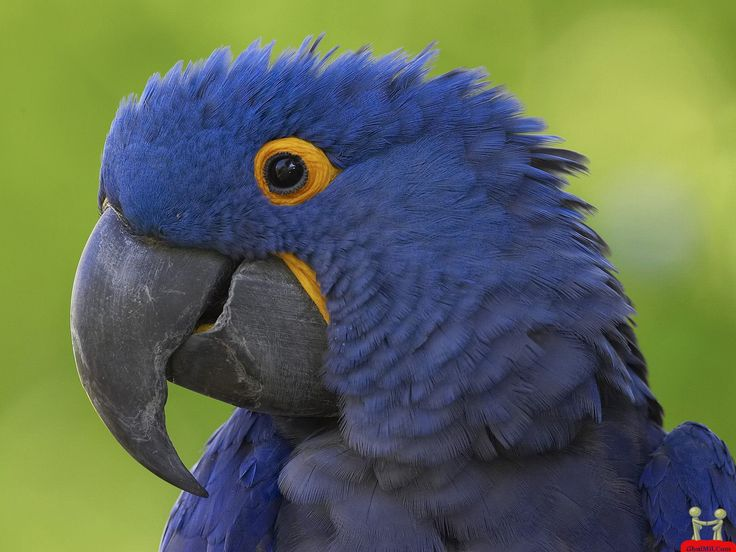
#> input picture ghulmil_com.jpg, 736 x 552 px
$ python image-to-mem_gif.py ghulmil_com.jpg
#> lines starting #> are read from the running program, lines starting #| are printed output that depends on the picture
#!/usr/bin/env python

# vim: set ai et ts=4 sw=4:


from PIL import Image
from PIL import ImageSequence
import sys
import os


if len(sys.argv) < 2:
    print("Usage: {} <image-file>".format(sys.argv[0]))
    sys.exit(1)

fname = sys.argv[1]
clear_name=fname[0:fname.index('.')] #名字去除后缀.gif
# print(fname[0])
print(fname[0:fname.index('.')])
# L.index(2)

img = Image.open(fname)
#> img is the input picture: PIL image 736x552 RGB; mean R, G, B 92.5, 104.9, 86.3
img_list=[]
i = 0
for frame in ImageSequence.Iterator(img):
    frame = frame.convert('RGB')
    resized_image = frame.resize((128, int(frame.size[1] * 128 / frame.size[0])))
    resized_image.save("resized_image%d.png" % i)
    img_list.append(resized_image)
    i += 1
#> this loop made 1 pass
#> i on pass 1: 1
#> pass 1, `resized_image = frame.resize((128, int(frame.size[1] * 128 / frame.siz..`:
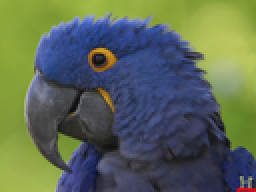
#> resized_image: PIL image 128x96 RGB (shown 2 times larger); mean R, G, B 92.5, 104.9, 86.3
#> after the loop, i = 1; img_list = 1 item
img_numbers=i
#> img_numbers = 1
print(img_list)
#| [<PIL.Image.Image image mode=RGB size=128x96 at 0x7FB1D868F310>]
img_size = str(img_list[0].width)+"x"+str(img_list[0].height)
#> img_size = '128x96'
# [9 lines of commented-out code are left out]


with open("picdata_gif_"+clear_name+".h","w") as f:
    # print('Hello, world!', file=f)
    # 打印gif内的所有图片数据
    for i in range(0,img_numbers):
        img=img_list[i]
        print("// "+clear_name+"_"+img_size+" image data", file=f)
        print("const uint16_t "+clear_name+"_"+img_size+"_%d[] = {" % i, file=f)
        for y in range(0, img.height):
            s = ""
            for x in range(0, img.width):
                (r, g, b) = img.getpixel( (x, y) )
                color565 = ((r & 0xF8) << 8) | ((g & 0xFC) << 3) | ((b & 0xF8) >> 3)
                s += "0x{:04X},".format(color565)
            print(s, file=f)

        print("};", file=f)
        print(clear_name+"_pic%d,ok" % i)
    print("", file=f)
    # 打印图片列表
    print("// "+clear_name+"_"+img_size+" image data list", file=f)
    print("const uint32_t "+clear_name+"_"+img_size+"_list[] = {", file=f)
    for i in range(0,img_numbers):
        print(clear_name+"_"+img_size+"_%d," % i, file=f)
    print("};", file=f)
